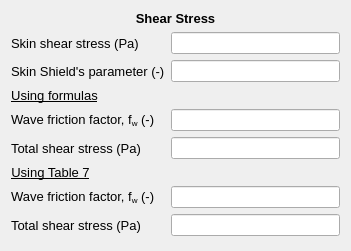
           <widget class="QWidget" name="formLayoutWidget_15">
            <property name="geometry">
             <rect>
              <x>410</x>
              <y>560</y>
              <width>351</width>
              <height>251</height>
             </rect>
            </property>
            <layout class="QFormLayout" name="formLayout_17">
             <item row="0" column="0" colspan="2">
              <widget class="QLabel" name="roughness_lbl_5">
               <property name="font">
                <font>
                 <family>MS Shell Dlg 2</family>
                 <pointsize>10</pointsize>
                 <weight>75</weight>
                 <bold>true</bold>
                </font>
               </property>
               <property name="text">
                <string>&lt;html&gt;&lt;head/&gt;&lt;body&gt;&lt;p align=&quot;center&quot;&gt;Shear Stress&lt;/p&gt;&lt;/body&gt;&lt;/html&gt;</string>
               </property>
              </widget>
             </item>
             <item row="1" column="0">
              <widget class="QLabel" name="skinShear_Wave_lbl">
               <property name="font">
                <font>
                 <family>MS Shell Dlg 2</family>
                 <pointsize>10</pointsize>
                 <weight>50</weight>
                 <bold>false</bold>
                 <strikeout>false</strikeout>
                 <kerning>true</kerning>
                </font>
               </property>
               <property name="toolTip">
                <string>&lt;html&gt;&lt;head/&gt;&lt;body&gt;&lt;p&gt;z&lt;span style=&quot; vertical-align:sub;&quot;&gt;0s&lt;/span&gt; is calculated by formulas (z&lt;span style=&quot; vertical-align:sub;&quot;&gt;0s&lt;/span&gt; = d&lt;span style=&quot; vertical-align:sub;&quot;&gt;50&lt;/span&gt;/30)&lt;/p&gt;&lt;/body&gt;&lt;/html&gt;</string>
               </property>
               <property name="text">
                <string>Skin shear stress (Pa)</string>
               </property>
              </widget>
             </item>
             <item row="1" column="1">
              <widget class="QLineEdit" name="skinShear_Wave_txt">
               <property name="readOnly">
                <bool>true</bool>
               </property>
              </widget>
             </item>
             <item row="2" column="0">
              <widget class="QLabel" name="skinShields_Wave_lbl">
               <property name="font">
                <font>
                 <family>MS Shell Dlg 2</family>
                 <pointsize>10</pointsize>
                 <weight>50</weight>
                 <bold>false</bold>
                 <strikeout>false</strikeout>
                 <kerning>true</kerning>
                </font>
               </property>
               <property name="toolTip">
                <string>&lt;html&gt;&lt;head/&gt;&lt;body&gt;&lt;p&gt;z&lt;span style=&quot; vertical-align:sub;&quot;&gt;0s&lt;/span&gt; is calculated by formulas (z&lt;span style=&quot; vertical-align:sub;&quot;&gt;0s&lt;/span&gt; = d&lt;span style=&quot; vertical-align:sub;&quot;&gt;50&lt;/span&gt;/30)&lt;/p&gt;&lt;/body&gt;&lt;/html&gt;</string>
               </property>
               <property name="text">
                <string>Skin Shield's parameter (-)</string>
               </property>
              </widget>
             </item>
             <item row="2" column="1">
              <widget class="QLineEdit" name="skinShields_Wave_txt">
               <property name="readOnly">
                <bool>true</bool>
               </property>
              </widget>
             </item>
             <item row="3" column="0">
              <widget class="QLabel" name="roughness_lbl_6">
               <property name="font">
                <font>
                 <family>MS Shell Dlg 2</family>
                 <pointsize>10</pointsize>
                 <weight>75</weight>
                 <bold>true</bold>
                </font>
               </property>
               <property name="toolTip">
                <string>&lt;html&gt;&lt;head/&gt;&lt;body&gt;&lt;p&gt;z&lt;span style=&quot; vertical-align:sub;&quot;&gt;0&lt;/span&gt; is calculated by using formulas (all three components, skin-form-transport, are included)&lt;/p&gt;&lt;/body&gt;&lt;/html&gt;</string>
               </property>
               <property name="text">
                <string>&lt;html&gt;&lt;head/&gt;&lt;body&gt;&lt;p align=&quot;center&quot;&gt;&lt;span style=&quot; font-weight:400; text-decoration: underline;&quot;&gt;Using formulas&lt;/span&gt;&lt;/p&gt;&lt;/body&gt;&lt;/html&gt;</string>
               </property>
              </widget>
             </item>
             <item row="4" column="0">
              <widget class="QLabel" name="fwZ0_lbl">
               <property name="font">
                <font>
                 <family>MS Shell Dlg 2</family>
                 <pointsize>10</pointsize>
                </font>
               </property>
               <property name="toolTip">
                <string>&lt;html&gt;&lt;head/&gt;&lt;body&gt;&lt;p&gt;z&lt;span style=&quot; vertical-align:sub;&quot;&gt;0&lt;/span&gt; is calculated by using formulas (all three components, skin-form-transport, are included)&lt;/p&gt;&lt;/body&gt;&lt;/html&gt;</string>
               </property>
               <property name="text">
                <string>&lt;html&gt;&lt;head/&gt;&lt;body&gt;&lt;p&gt;Wave friction factor, f&lt;span style=&quot; vertical-align:sub;&quot;&gt;w&lt;/span&gt; (-)&lt;/p&gt;&lt;/body&gt;&lt;/html&gt;</string>
               </property>
              </widget>
             </item>
             <item row="4" column="1">
              <widget class="QLineEdit" name="fwZ0_txt">
               <property name="readOnly">
                <bool>true</bool>
               </property>
              </widget>
             </item>
             <item row="5" column="0">
              <widget class="QLabel" name="tauTotalZ0_lbl">
               <property name="font">
                <font>
                 <family>MS Shell Dlg 2</family>
                 <pointsize>10</pointsize>
                </font>
               </property>
               <property name="toolTip">
                <string>&lt;html&gt;&lt;head/&gt;&lt;body&gt;&lt;p&gt;z&lt;span style=&quot; vertical-align:sub;&quot;&gt;0&lt;/span&gt; is calculated by using formulas (all three components, skin-form-transport, are included)&lt;/p&gt;&lt;/body&gt;&lt;/html&gt;</string>
               </property>
               <property name="text">
                <string>Total shear stress (Pa)</string>
               </property>
              </widget>
             </item>
             <item row="5" column="1">
              <widget class="QLineEdit" name="tauTotalZ0_txt">
               <property name="readOnly">
                <bool>true</bool>
               </property>
              </widget>
             </item>
             <item row="6" column="0">
              <widget class="QLabel" name="roughness_lbl_7">
               <property name="font">
                <font>
                 <family>MS Shell Dlg 2</family>
                 <pointsize>10</pointsize>
                 <weight>75</weight>
                 <bold>true</bold>
                </font>
               </property>
               <property name="toolTip">
                <string>&lt;html&gt;&lt;head/&gt;&lt;body&gt;&lt;p&gt;z&lt;span style=&quot; vertical-align:sub;&quot;&gt;0&lt;/span&gt; is taken from Table 7 (all three components, skin-form-transport, are included)&lt;/p&gt;&lt;/body&gt;&lt;/html&gt;</string>
               </property>
               <property name="text">
                <string>&lt;html&gt;&lt;head/&gt;&lt;body&gt;&lt;p align=&quot;center&quot;&gt;&lt;span style=&quot; font-weight:400; text-decoration: underline;&quot;&gt;Using Table 7&lt;/span&gt;&lt;/p&gt;&lt;/body&gt;&lt;/html&gt;</string>
               </property>
              </widget>
             </item>
             <item row="7" column="0">
              <widget class="QLabel" name="fwTable_lbl">
               <property name="font">
                <font>
                 <family>MS Shell Dlg 2</family>
                 <pointsize>10</pointsize>
                </font>
               </property>
               <property name="toolTip">
                <string>&lt;html&gt;&lt;head/&gt;&lt;body&gt;&lt;p&gt;z&lt;span style=&quot; vertical-align:sub;&quot;&gt;0&lt;/span&gt; is taken from Table 7 (all three components, skin-form-transport, are included)&lt;/p&gt;&lt;/body&gt;&lt;/html&gt;</string>
               </property>
               <property name="text">
                <string>&lt;html&gt;&lt;head/&gt;&lt;body&gt;&lt;p&gt;Wave friction factor, f&lt;span style=&quot; vertical-align:sub;&quot;&gt;w&lt;/span&gt; (-)&lt;/p&gt;&lt;/body&gt;&lt;/html&gt;</string>
               </property>
              </widget>
             </item>
             <item row="7" column="1">
              <widget class="QLineEdit" name="fwTable_txt">
               <property name="readOnly">
                <bool>true</bool>
               </property>
              </widget>
             </item>
             <item row="8" column="0">
              <widget class="QLabel" name="tauTotalTable_lbl">
               <property name="font">
                <font>
                 <family>MS Shell Dlg 2</family>
                 <pointsize>10</pointsize>
                </font>
               </property>
               <property name="toolTip">
                <string>&lt;html&gt;&lt;head/&gt;&lt;body&gt;&lt;p&gt;z&lt;span style=&quot; vertical-align:sub;&quot;&gt;0&lt;/span&gt; is taken from Table 7 (all three components, skin-form-transport, are included)&lt;/p&gt;&lt;/body&gt;&lt;/html&gt;</string>
               </property>
               <property name="text">
                <string>Total shear stress (Pa)</string>
               </property>
              </widget>
             </item>
             <item row="8" column="1">
              <widget class="QLineEdit" name="tauTotalTable_txt">
               <property name="readOnly">
                <bool>true</bool>
               </property>
              </widget>
             </item>
            </layout>
           </widget>
